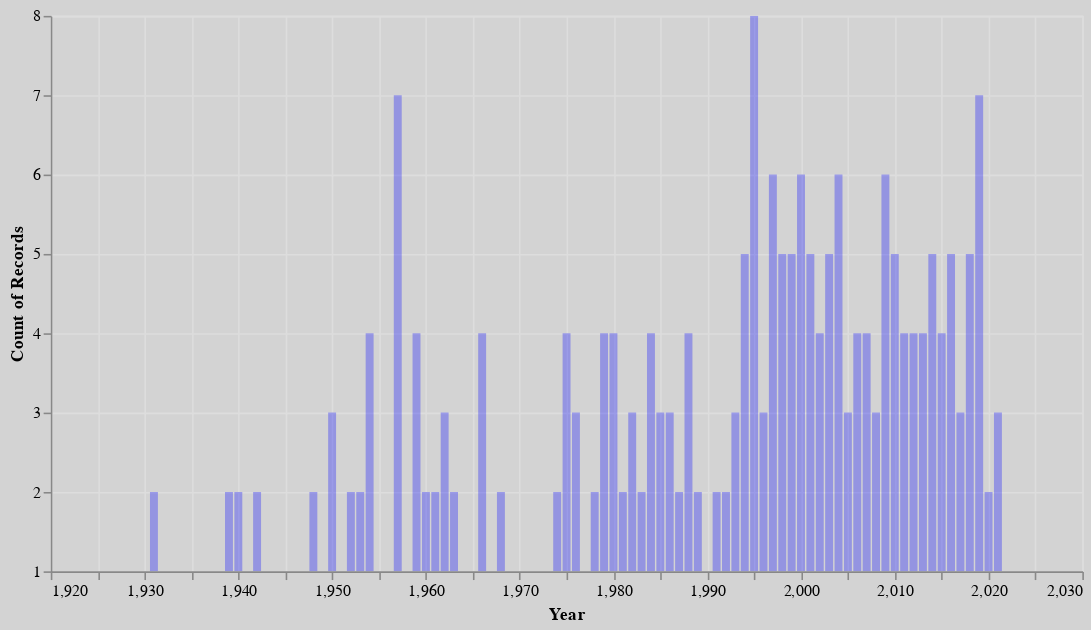

This figure's notebook cell:
### Code cell
# Count of Records per Year with Sum of Gross Collection
alt.Chart(data).mark_bar(opacity=0.3, color='blue').encode(
    alt.X('Year:Q', scale=alt.Scale(zero=False)),
    alt.Y('count(Year):Q', scale=alt.Scale(zero=False)),
    tooltip=['count(Year)', 'Year', 'sum(Gross Collection)']
).properties(width=650,height=350).configure_title(fontSize=14).configure(background="lightgrey").interactive()

### Figure 1 — Vega-Lite specification as saved in the notebook (floating-point values rounded to 4 significant figures; data arrays with more than 128 entries replaced by an {"elided": "..."} marker saying what was removed)
{"config": {"view": {"continuousWidth": 400, "continuousHeight": 300}, "background": "lightgrey"}, "data": {"name": "data-9a03ad1c95f42e1f607bccaa23e7d3c5"}, "mark": {"type": "bar", "color": "blue", "opacity": 0.3}, "encoding": {"tooltip": [{"type": "quantitative", "aggregate": "count", "field": "Year"}, {"type": "quantitative", "field": "Year"}, {"type": "quantitative", "aggregate": "sum", "field": "Gross Collection"}], "x": {"type": "quantitative", "field": "Year", "scale": {"zero": false}}, "y": {"type": "quantitative", "aggregate": "count", "field": "Year", "scale": {"zero": false}}}, "height": 350, "selection": {"selector003": {"type": "interval", "bind": "scales", "encodings": ["x", "y"]}}, "width": 650, "$schema": "https://vega.github.io/schema/vega-lite/v4.8.1.json", "datasets": {"data-9a03ad1c95f42e1f607bccaa23e7d3c5": {"elided": "250 records"}}}
